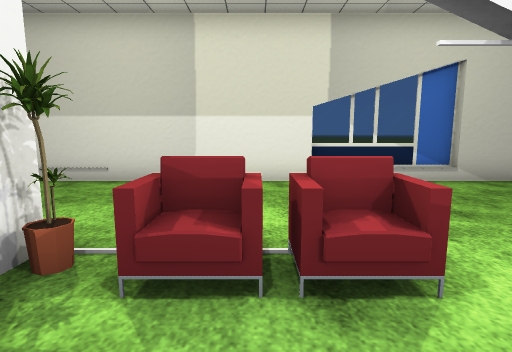
[1] (above)

24 first-person views from a walk through a Unity game level. The camera is 1.2 m above the floor, tilts 8° down and sees 80° across. Doors are open. The floor is counted in squares, 1 m on a side. Each view is taken from the middle of a square. On the plan, view 1 faces up. The plan holds only what a view shows up to about 13 squares ahead; the rest is blank. The terrain is drawn as flat ground. The player is left out. Some surface patterns are stand-ins.

[2]
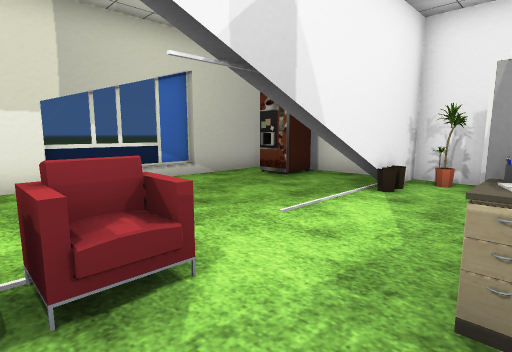

[3]
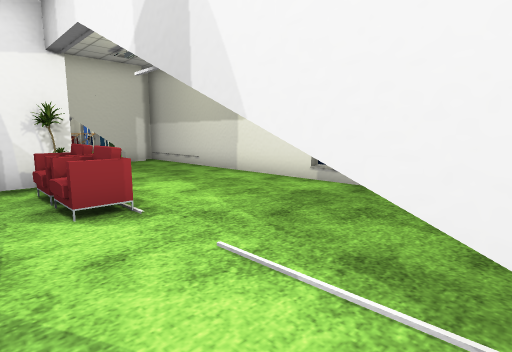

[4]
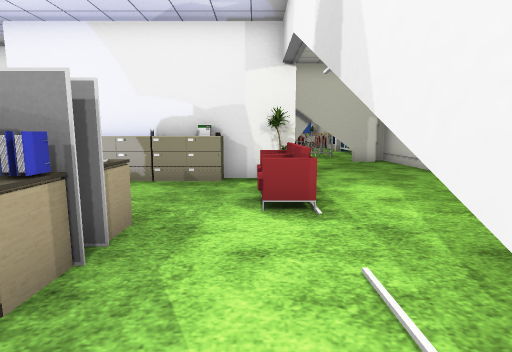

[5]
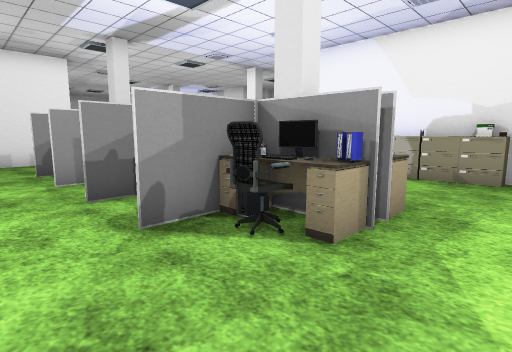

[6]
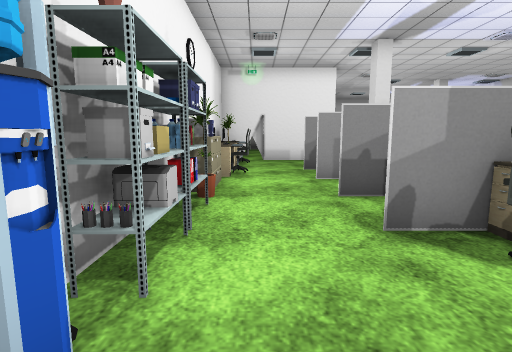

[7]
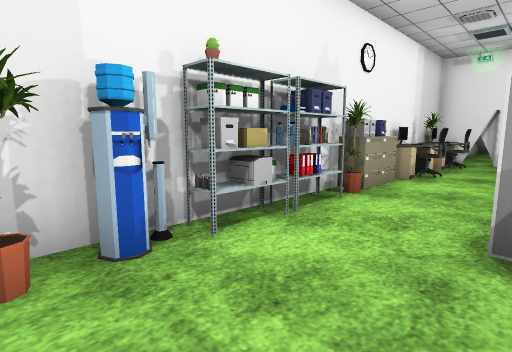

[8]
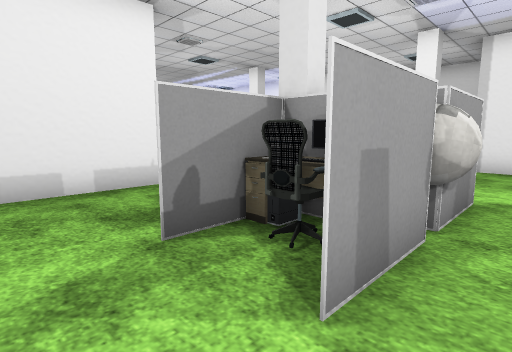

[9]
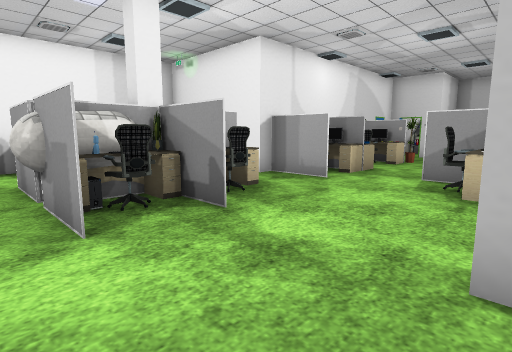

[10]
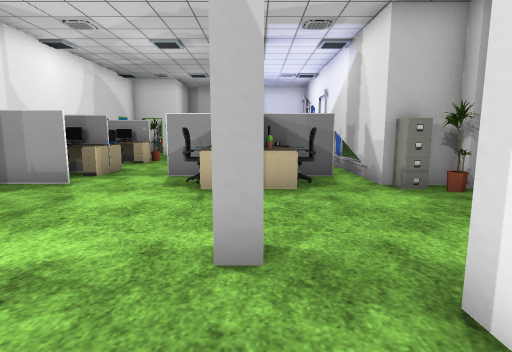

[11]
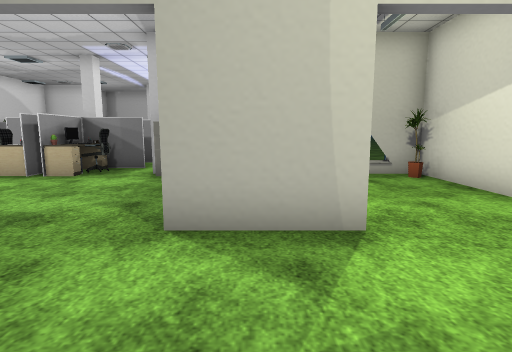

[12]
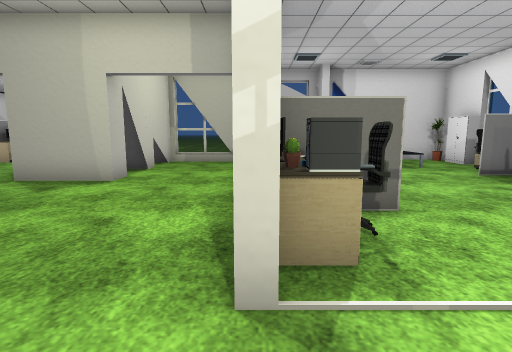

[13]
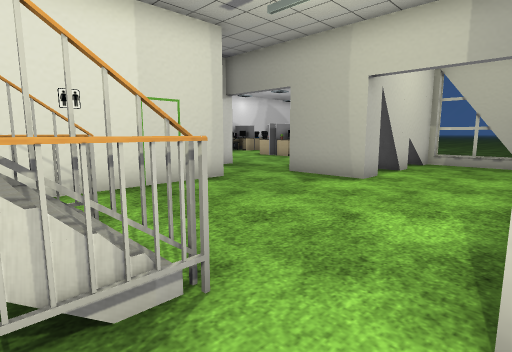

[14]
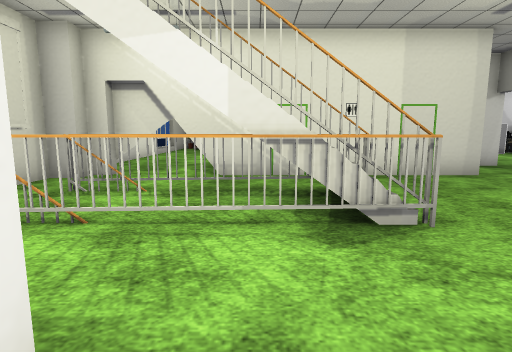

[15]
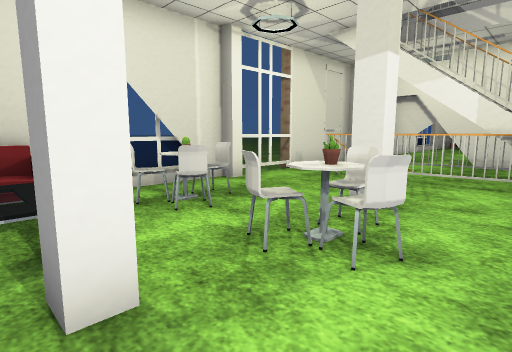

[16]
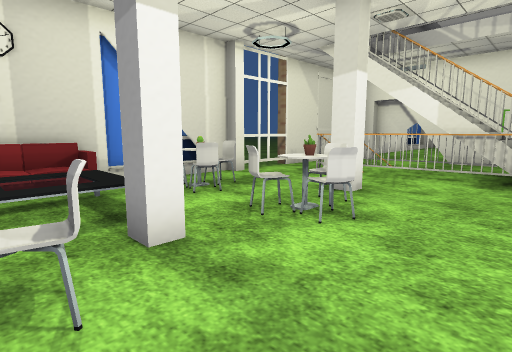

[17]
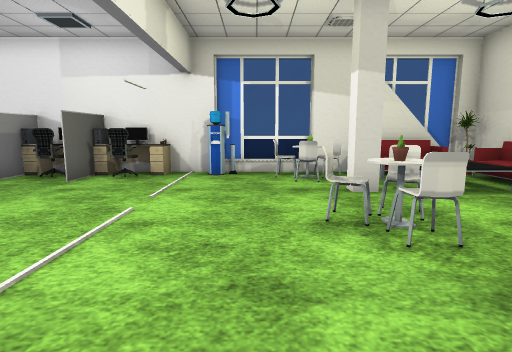

[18]
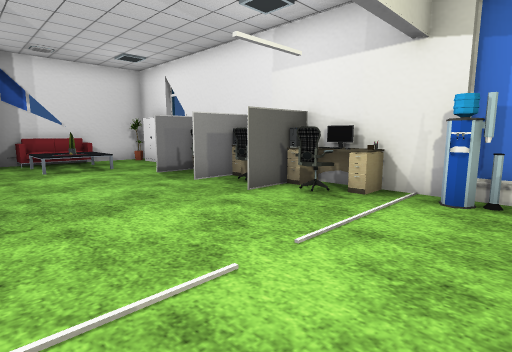

[19]
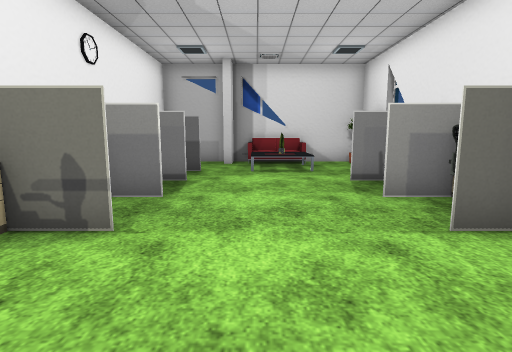

[20]
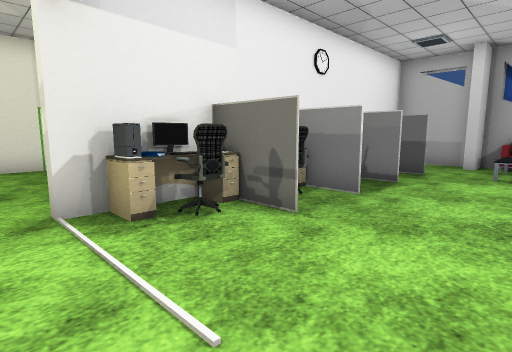

[21]
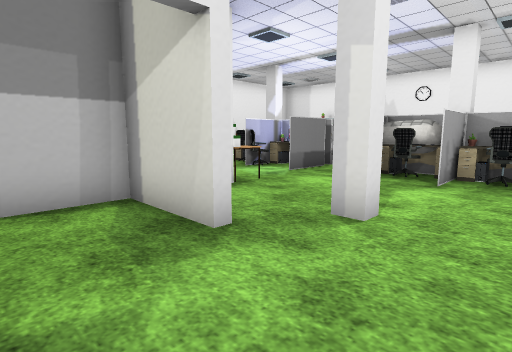

[22]
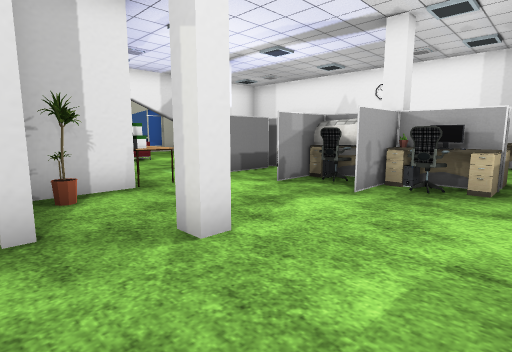

[23]
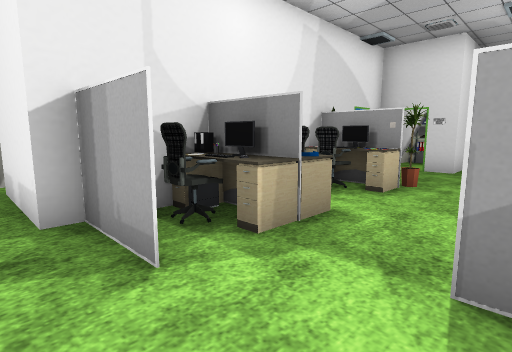

[24]
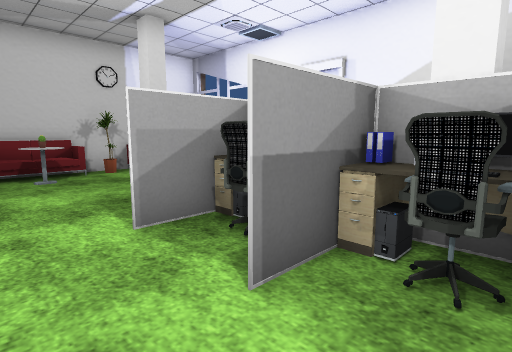

### Floor plan
Key: @ floor where view 1 was taken; # wall or solid block; x gap in a wall; . main floor; : floor 0.5 m higher than the main floor; / step, stairs or slope; D open door; = window, fence, low wall or low ledge; ^ raised ledge; v drop or lower ground; T thing the floor can be seen under or through; O other object.
Columns run from 23 left of view 1 to 9 right of it. Each row starts with its distance up from view 1.
  8 ######=###==####################
  7 #O#/O.O........## ........... O
  6 vO/:/OOO...T.#..D.............OO#
  5 #//:/.O....T.. .D.............. #
  4 #v....O....T..T.D..........D....#
  3 #OOxxOOO#..x/T..D    ##OOD.D#####
  2 #OO...O....x/x..#    #OOO......O#
  1 =.O........x/x..#    O.........##
  0 ##.........#/#..#    O.@. #O...O#
 -1 #    D   T......#    O...O O...O#
 -2 #O#.....OO......#    O..# O #..##
 -3 ###.....OOO.....#     O..O# #..O#
 -4 # #....# #......##O#  O.# .##..O#
 -5 ###.....  ........#O...........O#
 -6 ###....#  ........#.....##O##.. #
 -7   #....#  DDD###DDD.....OOOO#..O#
 -8   #....#  ...#  ....#...##O #..O#
 -9   #....#  ...#  .........O#O ..O#
-10   ..::.#  ...#  .........O#O...O#
-11 #O..O:    O..#  O..............O#
-12  O.O.O#. ##==####O.OOO...#####D##
-13  ####O###        #.O# ....^#
-14                  #x# O#..OO#
-15                  #. # ... O
-16                  ## #O#..
-17                  #  # #.O  #
-18                     # #..O #
-19                        ...
-20                       ....
-21                      .....
-22                      ..O###
-23                     ..OO##
-24                   OOOOOO

Positions as (right, up) in squares from view 1, and headings:
1: (0, 0), facing up
2: (0, 0), facing up-right
3: (6, 1), facing up-left
4: (6, 2), facing left
5: (7, 2), facing down-left
6: (7, 2), facing down
7: (5, 2), facing down-right
8: (7, -5), facing down-left
9: (-3, -5), facing down-right
10: (-3, -5), facing down
11: (-9, -3), facing down
12: (-14, 1), facing down
13: (-14, 1), facing down-right
14: (-16, 2), facing right
15: (-20, 1), facing up-right
16: (-21, 0), facing up-right
17: (-13, 1), facing left
18: (-16, 1), facing down-left
19: (-18, 0), facing down
20: (-19, 0), facing down-right
21: (-7, -10), facing up-right
22: (-5, -11), facing up-right
23: (-1, -11), facing down-right
24: (1, -14), facing down-left
